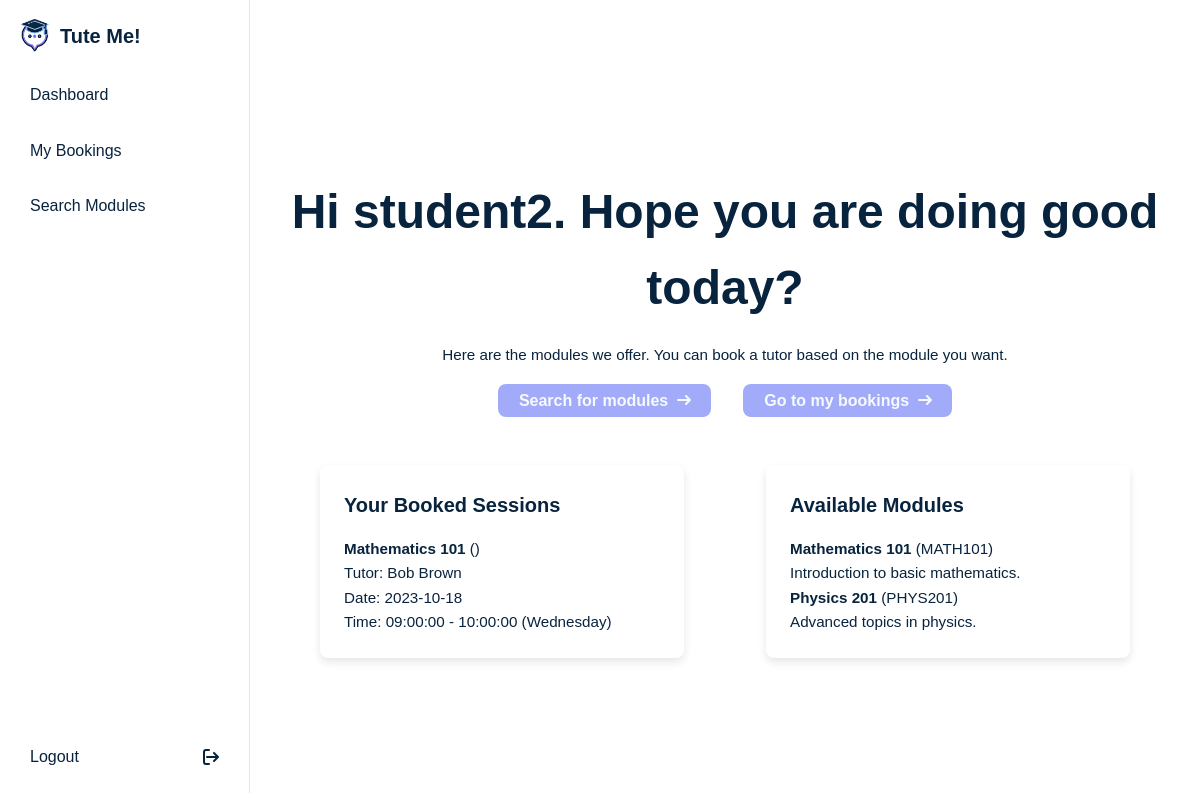
The app's page /student_dashboard (signed in) with its own data.
### app/models.py (models this page shows, shortened)
class Booking(db.Model):
    __tablename__ = 'bookings'
    booking_id = db.Column(db.Integer, primary_key=True, autoincrement=True)
    student_id = db.Column(db.Integer, db.ForeignKey('users.user_id'), nullable=False)
    tutor_id = db.Column(db.Integer, db.ForeignKey('users.user_id'), nullable=False)
    module_id = db.Column(db.Integer, db.ForeignKey('modules.module_id'), nullable=False)
    availability_id = db.Column(db.Integer, db.ForeignKey('tutor_availability.availability_id'), nullable=False)
    booking_date = db.Column(db.Date, nullable=False)
    module = db.relationship('Module', backref='bookings')
    tutor = db.relationship('User', foreign_keys=[tutor_id], backref='tutor_bookings')
    student = db.relationship('User', foreign_keys=[student_id], backref='student_bookings')  # Add this line
    availability = db.relationship('TutorAvailability', backref='bookings')
    __table_args__ = (
        db.UniqueConstraint('tutor_id', 'module_id', 'booking_date', 'availability_id', name='unique_booking'),
    )

class Module(db.Model):
    __tablename__ = 'modules'
    module_id = db.Column(db.Integer, primary_key=True)
    module_name = db.Column(db.String(80), nullable=False)
    module_code = db.Column(db.String(10), unique=True, nullable=False)
    description = db.Column(db.String(200), nullable=True)

class User(db.Model):
    __tablename__ = 'users'
    user_id = db.Column(db.Integer, primary_key=True)
    username = db.Column(db.String(80), unique=True, nullable=False)
    email = db.Column(db.String(120), unique=True, nullable=False)
    password = db.Column(db.String(120), nullable=False)
    role = db.Column(db.String(20), nullable=False)
    name = db.Column(db.String(80), nullable=False)
    surname = db.Column(db.String(80), nullable=False)

class TutorAvailability(db.Model):
    __tablename__ = 'tutor_availability'
    availability_id = db.Column(db.Integer, primary_key=True, autoincrement=True)
    tutor_id = db.Column(db.Integer, db.ForeignKey('users.user_id'), nullable=False)
    module_id = db.Column(db.Integer, db.ForeignKey('modules.module_id'), nullable=False)
    day_of_week = db.Column(db.String(10), nullable=False)
    start_time = db.Column(db.Time, nullable=False)
    end_time = db.Column(db.Time, nullable=False)
    module = db.relationship('Module', backref='tutor_availabilities')
    __table_args__ = (
        db.UniqueConstraint('tutor_id', 'module_id', 'day_of_week', 'start_time', 'end_time', name='unique_availability'),
    )

### app/routes/student.py (the view)
@router.route('/student_dashboard')
def student_dashboard():
    if 'user_id' not in session or session.get('role') != 'student':
        flash('You must be logged in as a student to access this page.', 'error')
        return redirect(url_for('main.login'))
    user_id = session['user_id']
    booked_sessions = (
        Booking.query
        .filter_by(student_id=user_id)
        .join(Module, Booking.module_id == Module.module_id)
        .join(User, Booking.tutor_id == User.user_id)
        .join(TutorAvailability, Booking.availability_id == TutorAvailability.availability_id)
        .add_columns(
            Module.module_name,
            User.name.label('tutor_name'),
            User.surname.label('tutor_surname'),
            Booking.booking_date,
            TutorAvailability.day_of_week,
            TutorAvailability.start_time,
            TutorAvailability.end_time
        )
        .all()
    )
    available_modules = Module.query.all()
    return render_template('student_dashboard.html', booked_sessions=booked_sessions, available_modules=available_modules)

### app/templates/student_dashboard.html (shortened to what this page needs)
{% extends 'base.html' %}
{% block content %}
<section class="dashboard student-dashboard">
    <article class="dashboard-title">
        <h1>Hi {{ session.username }}. Hope you are doing good today?</h1>
        <p>
            Here are the modules we offer. You can book a tutor based on the module you want.
        </p>
        <div class="cards">
            <a href="{{ url_for('main.search_modules') }}" class="btn">
                <span>Search for modules</span>
                <svg class="arrow-icon" aria-hidden="true" xmlns="http://www.w3.org/2000/svg" fill="none" viewBox="0 0 14 10">
                    <path stroke="currentColor" stroke-linecap="round" stroke-linejoin="round" stroke-width="2" d="M1 5h12m0 0L9 1m4 4L9 9"/>
                </svg>
            </a>
            <a href="{{ url_for('main.view_bookings') }}" class="btn">
                <span>Go to my bookings</span>
                <svg class="arrow-icon" aria-hidden="true" xmlns="http://www.w3.org/2000/svg" fill="none" viewBox="0 0 14 10">
                    <path stroke="currentColor" stroke-linecap="round" stroke-linejoin="round" stroke-width="2" d="M1 5h12m0 0L9 1m4 4L9 9"/>
                </svg>
            </a>
        </div>
    </article>
    <article class="dashboard-content-container cards" style="text-align: start;">
        <div class="card dashboard-content">
            <h3>Your Booked Sessions</h3>
            {% if booked_sessions %}
                <ul>
                    {% for session in booked_sessions %}
                        <li>
                            <p>
                                <strong>{{ session.module_name }}</strong> ({{ session.module_code }})<br>
                                Tutor: {{ session.tutor_name }} {{ session.tutor_surname }}<br>
                                Date: {{ session.booking_date }}<br>
                                Time: {{ session.start_time }} - {{ session.end_time }} ({{ session.day_of_week }})
                            </p>
                        </li>
                    {% endfor %}
                </ul>
            {% else %}
                <p>You have no booked sessions.</p>
            {% endif %}
        </div>
        <div class="card dashboard-content">
            <h3>Available Modules</h3>
            {% if available_modules %}
                <ul>
                    {% for module in available_modules %}
                        <li>
                            <p>
                                <strong>{{ module.module_name }}</strong> ({{ module.module_code }})<br>
                                {{ module.description }}
                            </p>
                        </li>
                    {% endfor %}
                </ul>
            {% else %}
                <p>No modules available at the moment.</p>
            {% endif %}
        </div>
    </article>
</section>
{% endblock %}

### app/static/styles/sass.css (style rules this page uses)
a { color: #08233E; text-decoration: none; transition: 0.3s ease; }
ul { list-style: none; }
li { margin-bottom: 0; }
h1, h2, h3 { font-weight: 700; color: #08233E; margin-bottom: 1rem; }
h1 { font-size: 3em; }
h3 { font-size: 1.25em; }
p { font-size: 0.95em; }
* { margin: 0; padding: 0; box-sizing: border-box; }
html { scroll-behavior: smooth; }
body { background-color: #FFFFFF; line-height: 1.6; font-family: "Poppins", sans-serif; font-weight: 500; color: #08233E; }
.cards { display: flex; justify-content: center; gap: 2rem; width: 100%; }
.cards .card { background-color: #FFFFFF; border-radius: 0.5rem; padding: 1.5rem; width: 40%; box-shadow: 0 0.25rem 0.5rem rgba(0, 0, 0, 0.1); transition: transform 0.3s ease, box-shadow 0.3s ease; cursor: pointer; }
.btn { display: inline-flex; align-items: center; justify-content: center; padding: 0.25rem 1.25rem; margin: 1rem 0; background-color: #A1ABF9; color: #f6fafe; font-weight: 700; border-radius: 0.5rem; transition: 0.2s ease; }
.btn span { width: 100%; }
.btn .arrow-icon { width: 1rem; height: 1rem; margin-left: 0.5rem; }

### app/static/styles/students.css (style rules this page uses)
a { color: #08233E; text-decoration: none; transition: 0.3s ease; }
ul { list-style: none; }
li { margin-bottom: 0; }
h1, h2, h3 { font-weight: 700; color: #08233E; margin-bottom: 1rem; }
h1 { font-size: 3em; }
h3 { font-size: 1.25em; }
p { font-size: 0.95em; }
* { margin: 0; padding: 0; box-sizing: border-box; }
html { scroll-behavior: smooth; }
body { background-color: #FFFFFF; line-height: 1.6; font-family: "Poppins", sans-serif; font-weight: 500; color: #08233E; }
.cards { display: flex; justify-content: center; gap: 2rem; width: 100%; }
.cards .card { background-color: #FFFFFF; border-radius: 0.5rem; padding: 1.5rem; width: 40%; box-shadow: 0 0.25rem 0.5rem rgba(0, 0, 0, 0.1); transition: transform 0.3s ease, box-shadow 0.3s ease; cursor: pointer; }
.btn { display: inline-flex; align-items: center; justify-content: center; padding: 0.25rem 1.25rem; margin: 1rem 0; background-color: #A1ABF9; color: #f6fafe; font-weight: 700; border-radius: 0.5rem; transition: 0.2s ease; }
.btn span { width: 100%; }
.btn .arrow-icon { width: 1rem; height: 1rem; margin-left: 0.5rem; }
main .dashboard, main .search-modules, main .view-bookings, main .book-session { margin-left: 250px; padding: 20px; width: calc(100% - 250px); min-height: 100vh; display: flex; flex-direction: column; }
main .student-dashboard { text-align: center; display: flex; flex-direction: column; align-items: center; justify-content: center; }
main .student-dashboard article { margin-top: 2rem; }
main .student-dashboard .dashboard-content-container { display: flex; justify-content: space-evenly; }

### app/static/styles/tutor.css (style rules this page uses)
a { color: #08233E; text-decoration: none; transition: 0.3s ease; }
ul { list-style: none; }
li { margin-bottom: 0; }
h1, h2, h3 { font-weight: 700; color: #08233E; margin-bottom: 1rem; }
h1 { font-size: 3em; }
h3 { font-size: 1.25em; }
p { font-size: 0.95em; }
* { margin: 0; padding: 0; box-sizing: border-box; }
html { scroll-behavior: smooth; }
body { background-color: #FFFFFF; line-height: 1.6; font-family: "Poppins", sans-serif; font-weight: 500; color: #08233E; }
.cards { display: flex; justify-content: center; gap: 2rem; width: 100%; }
.cards .card { background-color: #FFFFFF; border-radius: 0.5rem; padding: 1.5rem; width: 40%; box-shadow: 0 0.25rem 0.5rem rgba(0, 0, 0, 0.1); transition: transform 0.3s ease, box-shadow 0.3s ease; cursor: pointer; }
.btn { display: inline-flex; align-items: center; justify-content: center; padding: 0.25rem 1.25rem; margin: 1rem 0; background-color: #A1ABF9; color: #f6fafe; font-weight: 700; border-radius: 0.5rem; transition: 0.2s ease; }
.btn span { width: 100%; }
.btn .arrow-icon { width: 1rem; height: 1rem; margin-left: 0.5rem; }

### records on screen
Booking: module_name "Mathematics 101", tutor_name "Bob", tutor_surname "Brown", booking_date "2023-10-18", start_time "09:00:00", end_time "10:00:00", day_of_week "Wednesday"
Module: module_name "Mathematics 101", module_code "MATH101", description "Introduction to basic mathematics."
Module: module_name "Physics 201", module_code "PHYS201", description "Advanced topics in physics."

### other values on screen
{{ session.username }} "student2"
